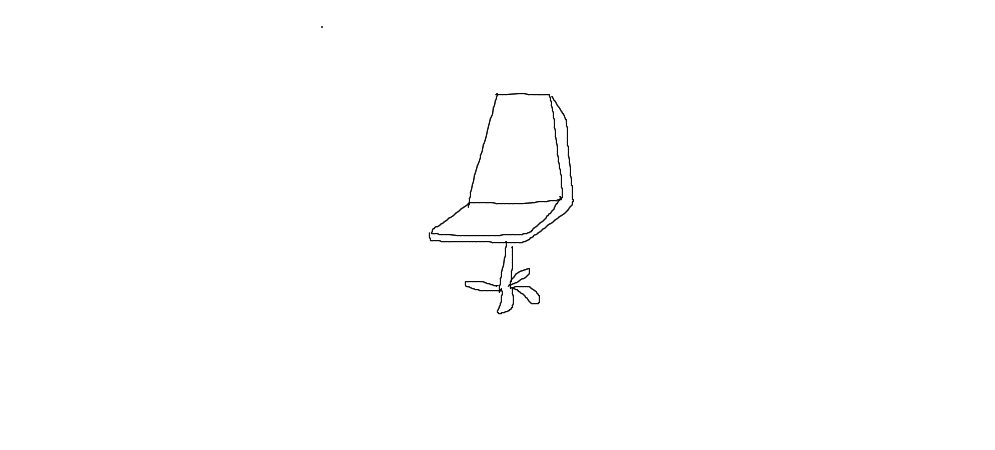
#> input picture preprocess/input.png, 995 x 450 px
$ python -i main.py   (imports and definitions only)
#> lines starting #> are read from the running program, lines starting #| are printed output that depends on the picture; after the words box and inside, x2 and y2 are one past the last pixel; in counts of white or black regions, pixels touching at a corner belong together
#> further down, picture is the input picture: shape (450, 995, 3); min 0, max 255, mean 254.1
import cv2
from skimage.morphology import thin
import numpy as np
import base64
import json

def crop_and_resize(src):
    """
        crop edge image to discard white pad, and resize to training size
        based on: https://stackoverflow.com/questions/48395434/how-to-crop-or-remove-white-background-from-an-image
        [OBS!] only works on image with white background
    """
    height, width, _ = src.shape
#> height = 450; width = 995

    # (1) Convert to gray, and threshold
    gray = cv2.cvtColor(src, cv2.COLOR_BGR2GRAY)
    th, threshed = cv2.threshold(gray, 240, 255, cv2.THRESH_BINARY_INV)
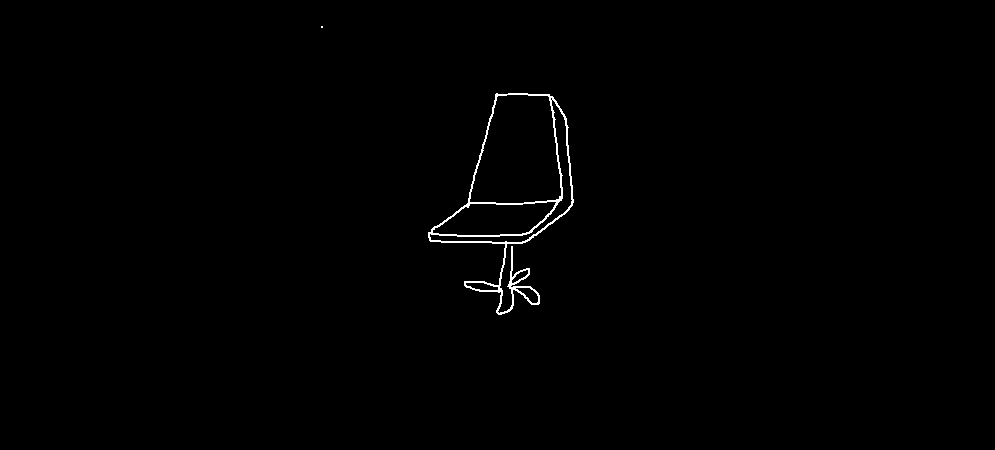
#> threshed: shape (450, 995); 0.55% white in thin lines or dots, all inside (x1, y1, x2, y2) = (321, 26, 574, 315)

    # (2) Morph-op to remove noise
    kernel = cv2.getStructuringElement(cv2.MORPH_ELLIPSE, (11, 11))
    morphed = cv2.morphologyEx(threshed, cv2.MORPH_CLOSE, kernel)
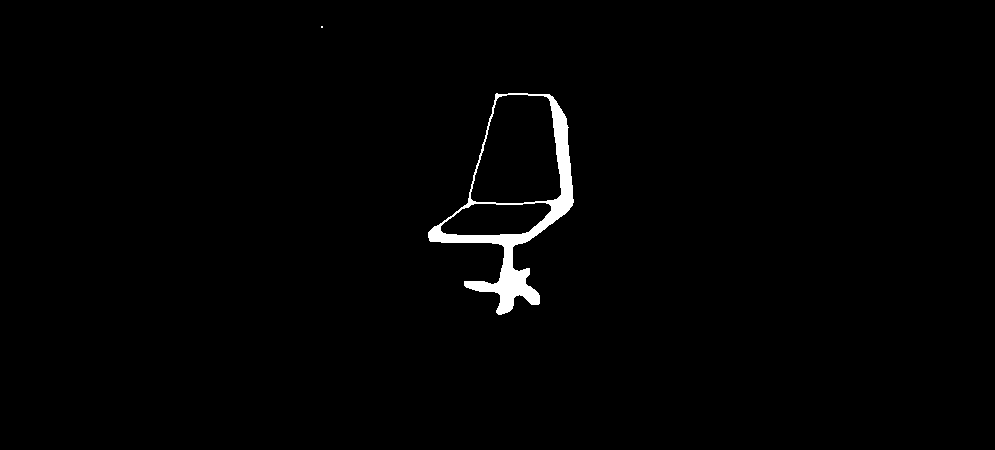
#> morphed: shape (450, 995); 1.2% white; 2 white regions (1 under 20 px)

    # (3) Find the max-area contour
    cnts = cv2.findContours(morphed, cv2.RETR_EXTERNAL, cv2.CHAIN_APPROX_SIMPLE)[-2]
#> cnts = 2 contours, 1 with area under 20; largest, box (x1, y1, x2, y2) and area: (428, 93, 574, 315) 15286
    cnt = sorted(cnts, key=cv2.contourArea)[-1]
#> cnt = contour of 250 points, box (x1, y1, x2, y2) (428, 93, 574, 315), area 15286

    # (4) Crop
    x, y, w, h = cv2.boundingRect(cnt)
#> x = 428; y = 93; w = 146; h = 222
    x_1 = max(x, x - 10)
#> x_1 = 428
    y_1 = max(y, y - 10)
#> y_1 = 93
    x_2 = min(x + w, width)
#> x_2 = 574
    y_2 = min(y + h, height)
#> y_2 = 315
    dst = gray[y_1:y_2, x_1:x_2]
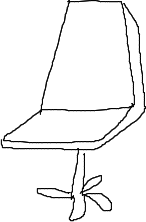
#> dst: shape (222, 146); min 0, max 255, mean 243.1
    # pad white to resize
    height = int(max(0, w - h) / 2.0)
#> height = 0
    width = int(max(0, h - w) / 2.0)
#> width = 38
    padded = cv2.copyMakeBorder(dst, height, height, width, width, cv2.BORDER_CONSTANT, value=[255, 255, 255])
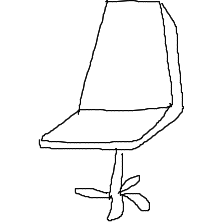
#> padded: shape (222, 222); min 0, max 255, mean 247.2

    return cv2.resize(padded, (256, 256), interpolation=cv2.INTER_NEAREST)
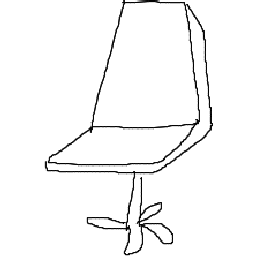
#> returned value: shape (256, 256); min 0, max 255, mean 247.3


def preprocess(request):
    data = request.get_json()
    img_b64 = data["img"]
    img_bytes = base64.b64decode(img_b64)
    src = cv2.imdecode(np.frombuffer(img_bytes, np.uint8), -1)

    # Crop the sketch and minimize white padding.
    cropped = crop_and_resize(src)
    # Skeletonize the lines
    skeleton = thin(cv2.bitwise_not(cropped))
    final = np.asarray(1 - np.float32(skeleton))
    fixed_channel = cv2.cvtColor(final, cv2.COLOR_GRAY2BGR)

    _, img_png = cv2.imencode('.png', fixed_channel * 255)
    encoded_input_string = base64.b64encode(img_png.tobytes())
    return json.dumps({'image_bytes': {"b64": encoded_input_string.decode()}})

>>> import cv2
>>> picture = cv2.imread('input.png')
>>> result = crop_and_resize(picture)

$ run again, on preprocess/testb64.png
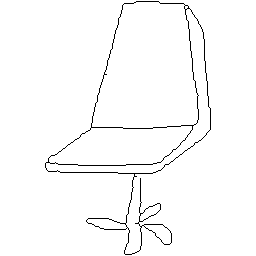
#> input picture preprocess/testb64.png, 256 x 256 px
#> picture is the input picture: shape (256, 256, 3); 98% white; black in thin lines or dots, all inside (x1, y1, x2, y2) = (45, 1, 211, 255)
#> in crop_and_resize, `morphed = cv2.morphologyEx(threshed, cv2.MORPH_CLOSE, kernel)`:
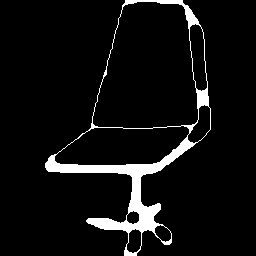
#> morphed: shape (256, 256); 6.2% white; 1 white region
#> cnts = 1 contour; box (x1, y1, x2, y2) and area: (45, 0, 211, 256) 19765
#> cnt = contour of 257 points, box (x1, y1, x2, y2) (45, 0, 211, 256), area 19765
#> x = 45; y = 0; w = 166; h = 256
#> x_1 = 45
#> y_1 = 0
#> x_2 = 211
#> y_2 = 256
#> in crop_and_resize, `dst = gray[y_1:y_2, x_1:x_2]`:
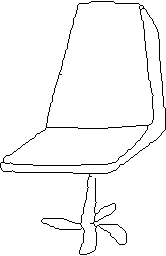
#> dst: shape (256, 166); 97% white; black in thin lines or dots
#> in crop_and_resize, `height = int(max(0, w - h) / 2.0)`: height = 0
#> in crop_and_resize, `width = int(max(0, h - w) / 2.0)`: width = 45
